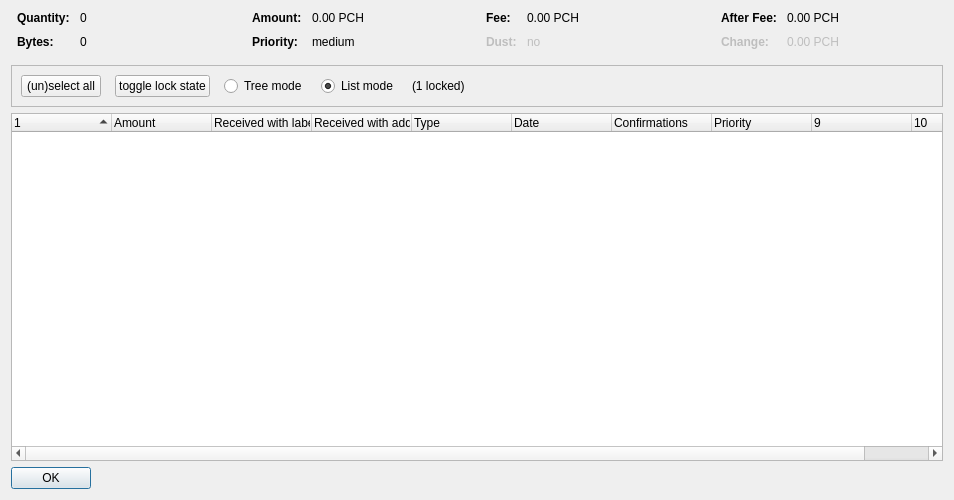
<?xml version="1.0" encoding="UTF-8"?>
<ui version="4.0">
 <class>CoinControlDialog</class>
 <widget class="QDialog" name="CoinControlDialog">
  <property name="geometry">
   <rect>
    <x>0</x>
    <y>0</y>
    <width>954</width>
    <height>500</height>
   </rect>
  </property>
  <property name="windowTitle">
   <string>Coin Selection</string>
  </property>
  <layout class="QVBoxLayout" name="verticalLayout">
   <item>
    <layout class="QHBoxLayout" name="horizontalLayoutTop" stretch="0,0,0,0">
     <property name="topMargin">
      <number>0</number>
     </property>
     <property name="bottomMargin">
      <number>10</number>
     </property>
     <item>
      <layout class="QFormLayout" name="formLayoutCoinControl1">
       <property name="horizontalSpacing">
        <number>10</number>
       </property>
       <property name="verticalSpacing">
        <number>10</number>
       </property>
       <property name="leftMargin">
        <number>6</number>
       </property>
       <property name="rightMargin">
        <number>6</number>
       </property>
       <item row="0" column="0">
        <widget class="QLabel" name="labelCoinControlQuantityText">
         <property name="font">
          <font>
           <weight>75</weight>
           <bold>true</bold>
          </font>
         </property>
         <property name="text">
          <string>Quantity:</string>
         </property>
        </widget>
       </item>
       <item row="0" column="1">
        <widget class="QLabel" name="labelCoinControlQuantity">
         <property name="cursor">
          <cursorShape>IBeamCursor</cursorShape>
         </property>
         <property name="contextMenuPolicy">
          <enum>Qt::ActionsContextMenu</enum>
         </property>
         <property name="text">
          <string notr="true">0</string>
         </property>
         <property name="textInteractionFlags">
          <set>Qt::LinksAccessibleByMouse|Qt::TextSelectableByKeyboard|Qt::TextSelectableByMouse</set>
         </property>
        </widget>
       </item>
       <item row="1" column="0">
        <widget class="QLabel" name="labelCoinControlBytesText">
         <property name="font">
          <font>
           <weight>75</weight>
           <bold>true</bold>
          </font>
         </property>
         <property name="text">
          <string>Bytes:</string>
         </property>
        </widget>
       </item>
       <item row="1" column="1">
        <widget class="QLabel" name="labelCoinControlBytes">
         <property name="cursor">
          <cursorShape>IBeamCursor</cursorShape>
         </property>
         <property name="contextMenuPolicy">
          <enum>Qt::ActionsContextMenu</enum>
         </property>
         <property name="text">
          <string notr="true">0</string>
         </property>
         <property name="textInteractionFlags">
          <set>Qt::LinksAccessibleByMouse|Qt::TextSelectableByKeyboard|Qt::TextSelectableByMouse</set>
         </property>
        </widget>
       </item>
      </layout>
     </item>
     <item>
      <layout class="QFormLayout" name="formLayoutCoinControl2">
       <property name="horizontalSpacing">
        <number>10</number>
       </property>
       <property name="verticalSpacing">
        <number>10</number>
       </property>
       <property name="leftMargin">
        <number>6</number>
       </property>
       <property name="rightMargin">
        <number>6</number>
       </property>
       <item row="0" column="0">
        <widget class="QLabel" name="labelCoinControlAmountText">
         <property name="font">
          <font>
           <weight>75</weight>
           <bold>true</bold>
          </font>
         </property>
         <property name="text">
          <string>Amount:</string>
         </property>
        </widget>
       </item>
       <item row="0" column="1">
        <widget class="QLabel" name="labelCoinControlAmount">
         <property name="cursor">
          <cursorShape>IBeamCursor</cursorShape>
         </property>
         <property name="contextMenuPolicy">
          <enum>Qt::ActionsContextMenu</enum>
         </property>
         <property name="text">
          <string notr="true">0.00 PCH</string>
         </property>
         <property name="textInteractionFlags">
          <set>Qt::LinksAccessibleByMouse|Qt::TextSelectableByKeyboard|Qt::TextSelectableByMouse</set>
         </property>
        </widget>
       </item>
       <item row="1" column="0">
        <widget class="QLabel" name="labelCoinControlPriorityText">
         <property name="font">
          <font>
           <weight>75</weight>
           <bold>true</bold>
          </font>
         </property>
         <property name="text">
          <string>Priority:</string>
         </property>
        </widget>
       </item>
       <item row="1" column="1">
        <widget class="QLabel" name="labelCoinControlPriority">
         <property name="cursor">
          <cursorShape>IBeamCursor</cursorShape>
         </property>
         <property name="contextMenuPolicy">
          <enum>Qt::ActionsContextMenu</enum>
         </property>
         <property name="text">
          <string>medium</string>
         </property>
         <property name="textInteractionFlags">
          <set>Qt::LinksAccessibleByMouse|Qt::TextSelectableByKeyboard|Qt::TextSelectableByMouse</set>
         </property>
        </widget>
       </item>
      </layout>
     </item>
     <item>
      <layout class="QFormLayout" name="formLayoutCoinControl3">
       <property name="horizontalSpacing">
        <number>10</number>
       </property>
       <property name="verticalSpacing">
        <number>10</number>
       </property>
       <property name="leftMargin">
        <number>6</number>
       </property>
       <property name="rightMargin">
        <number>6</number>
       </property>
       <item row="0" column="0">
        <widget class="QLabel" name="labelCoinControlFeeText">
         <property name="font">
          <font>
           <weight>75</weight>
           <bold>true</bold>
          </font>
         </property>
         <property name="text">
          <string>Fee:</string>
         </property>
        </widget>
       </item>
       <item row="0" column="1">
        <widget class="QLabel" name="labelCoinControlFee">
         <property name="cursor">
          <cursorShape>IBeamCursor</cursorShape>
         </property>
         <property name="contextMenuPolicy">
          <enum>Qt::ActionsContextMenu</enum>
         </property>
         <property name="text">
          <string notr="true">0.00 PCH</string>
         </property>
         <property name="textInteractionFlags">
          <set>Qt::LinksAccessibleByMouse|Qt::TextSelectableByKeyboard|Qt::TextSelectableByMouse</set>
         </property>
        </widget>
       </item>
       <item row="1" column="0">
        <widget class="QLabel" name="labelCoinControlLowOutputText">
         <property name="enabled">
          <bool>false</bool>
         </property>
         <property name="font">
          <font>
           <weight>75</weight>
           <bold>true</bold>
          </font>
         </property>
         <property name="text">
          <string>Dust:</string>
         </property>
        </widget>
       </item>
       <item row="1" column="1">
        <widget class="QLabel" name="labelCoinControlLowOutput">
         <property name="enabled">
          <bool>false</bool>
         </property>
         <property name="cursor">
          <cursorShape>IBeamCursor</cursorShape>
         </property>
         <property name="contextMenuPolicy">
          <enum>Qt::ActionsContextMenu</enum>
         </property>
         <property name="text">
          <string>no</string>
         </property>
         <property name="textInteractionFlags">
          <set>Qt::LinksAccessibleByMouse|Qt::TextSelectableByKeyboard|Qt::TextSelectableByMouse</set>
         </property>
        </widget>
       </item>
      </layout>
     </item>
     <item>
      <layout class="QFormLayout" name="formLayoutCoinControl4">
       <property name="horizontalSpacing">
        <number>10</number>
       </property>
       <property name="verticalSpacing">
        <number>10</number>
       </property>
       <property name="leftMargin">
        <number>6</number>
       </property>
       <property name="rightMargin">
        <number>6</number>
       </property>
       <item row="0" column="0">
        <widget class="QLabel" name="labelCoinControlAfterFeeText">
         <property name="font">
          <font>
           <weight>75</weight>
           <bold>true</bold>
          </font>
         </property>
         <property name="text">
          <string>After Fee:</string>
         </property>
        </widget>
       </item>
       <item row="0" column="1">
        <widget class="QLabel" name="labelCoinControlAfterFee">
         <property name="cursor">
          <cursorShape>IBeamCursor</cursorShape>
         </property>
         <property name="contextMenuPolicy">
          <enum>Qt::ActionsContextMenu</enum>
         </property>
         <property name="text">
          <string notr="true">0.00 PCH</string>
         </property>
         <property name="textInteractionFlags">
          <set>Qt::LinksAccessibleByMouse|Qt::TextSelectableByKeyboard|Qt::TextSelectableByMouse</set>
         </property>
        </widget>
       </item>
       <item row="1" column="0">
        <widget class="QLabel" name="labelCoinControlChangeText">
         <property name="enabled">
          <bool>false</bool>
         </property>
         <property name="font">
          <font>
           <weight>75</weight>
           <bold>true</bold>
          </font>
         </property>
         <property name="text">
          <string>Change:</string>
         </property>
        </widget>
       </item>
       <item row="1" column="1">
        <widget class="QLabel" name="labelCoinControlChange">
         <property name="enabled">
          <bool>false</bool>
         </property>
         <property name="cursor">
          <cursorShape>IBeamCursor</cursorShape>
         </property>
         <property name="contextMenuPolicy">
          <enum>Qt::ActionsContextMenu</enum>
         </property>
         <property name="text">
          <string notr="true">0.00 PCH</string>
         </property>
         <property name="textInteractionFlags">
          <set>Qt::LinksAccessibleByMouse|Qt::TextSelectableByKeyboard|Qt::TextSelectableByMouse</set>
         </property>
        </widget>
       </item>
      </layout>
     </item>
    </layout>
   </item>
   <item>
    <widget class="QFrame" name="frame">
     <property name="minimumSize">
      <size>
       <width>0</width>
       <height>40</height>
      </size>
     </property>
     <property name="frameShape">
      <enum>QFrame::StyledPanel</enum>
     </property>
     <property name="frameShadow">
      <enum>QFrame::Sunken</enum>
     </property>
     <layout class="QHBoxLayout" name="horizontalLayout">
      <item>
       <layout class="QHBoxLayout" name="horizontalLayoutPanel" stretch="0,0,0,0,0,0">
        <property name="spacing">
         <number>14</number>
        </property>
        <item>
         <widget class="QPushButton" name="pushButtonSelectAll">
          <property name="sizePolicy">
           <sizepolicy hsizetype="Maximum" vsizetype="Fixed">
            <horstretch>0</horstretch>
            <verstretch>0</verstretch>
           </sizepolicy>
          </property>
          <property name="text">
           <string>(un)select all</string>
          </property>
          <property name="autoDefault">
           <bool>false</bool>
          </property>
         </widget>
        </item>
        <item>
         <widget class="QPushButton" name="pushButtonToggleLock">
          <property name="sizePolicy">
           <sizepolicy hsizetype="Maximum" vsizetype="Fixed">
            <horstretch>0</horstretch>
            <verstretch>0</verstretch>
           </sizepolicy>
          </property>
          <property name="text">
           <string>toggle lock state</string>
          </property>
          <property name="autoDefault">
           <bool>false</bool>
          </property>
         </widget>
        </item>
        <item>
         <widget class="QRadioButton" name="radioTreeMode">
          <property name="sizePolicy">
           <sizepolicy hsizetype="Maximum" vsizetype="Fixed">
            <horstretch>0</horstretch>
            <verstretch>0</verstretch>
           </sizepolicy>
          </property>
          <property name="text">
           <string>Tree mode</string>
          </property>
         </widget>
        </item>
        <item>
         <widget class="QRadioButton" name="radioListMode">
          <property name="sizePolicy">
           <sizepolicy hsizetype="Maximum" vsizetype="Fixed">
            <horstretch>0</horstretch>
            <verstretch>0</verstretch>
           </sizepolicy>
          </property>
          <property name="text">
           <string>List mode</string>
          </property>
          <property name="checked">
           <bool>true</bool>
          </property>
         </widget>
        </item>
        <item>
         <widget class="QLabel" name="labelLocked">
          <property name="text">
           <string>(1 locked)</string>
          </property>
         </widget>
        </item>
        <item>
         <spacer name="horizontalSpacer">
          <property name="orientation">
           <enum>Qt::Horizontal</enum>
          </property>
          <property name="sizeHint" stdset="0">
           <size>
            <width>40</width>
            <height>20</height>
           </size>
          </property>
         </spacer>
        </item>
       </layout>
      </item>
     </layout>
    </widget>
   </item>
   <item>
    <widget class="CoinControlTreeWidget" name="treeWidget">
     <property name="contextMenuPolicy">
      <enum>Qt::CustomContextMenu</enum>
     </property>
     <property name="sortingEnabled">
      <bool>false</bool>
     </property>
     <property name="columnCount">
      <number>10</number>
     </property>
     <attribute name="headerShowSortIndicator" stdset="0">
      <bool>true</bool>
     </attribute>
     <attribute name="headerStretchLastSection">
      <bool>false</bool>
     </attribute>
     <column>
      <property name="text">
       <string/>
      </property>
     </column>
     <column>
      <property name="text">
       <string>Amount</string>
      </property>
     </column>
     <column>
      <property name="text">
       <string>Received with label</string>
      </property>
     </column>
     <column>
      <property name="text">
       <string>Received with address</string>
      </property>
     </column>
     <column>
      <property name="text">
       <string>Type</string>
      </property>
     </column>
     <column>
      <property name="text">
       <string>Date</string>
      </property>
     </column>
     <column>
      <property name="text">
       <string>Confirmations</string>
      </property>
      <property name="toolTip">
       <string>Confirmed</string>
      </property>
     </column>
     <column>
      <property name="text">
       <string>Priority</string>
      </property>
     </column>
     <column>
      <property name="text">
       <string/>
      </property>
     </column>
     <column>
      <property name="text">
       <string/>
      </property>
     </column>
    </widget>
   </item>
   <item>
    <widget class="QDialogButtonBox" name="buttonBox">
     <property name="sizePolicy">
      <sizepolicy hsizetype="Maximum" vsizetype="Fixed">
       <horstretch>0</horstretch>
       <verstretch>0</verstretch>
      </sizepolicy>
     </property>
     <property name="orientation">
      <enum>Qt::Horizontal</enum>
     </property>
     <property name="standardButtons">
      <set>QDialogButtonBox::Ok</set>
     </property>
    </widget>
   </item>
  </layout>
 </widget>
 <customwidgets>
  <customwidget>
   <class>CoinControlTreeWidget</class>
   <extends>QTreeWidget</extends>
   <header>coincontroltreewidget.h</header>
  </customwidget>
 </customwidgets>
 <resources/>
 <connections/>
</ui>
